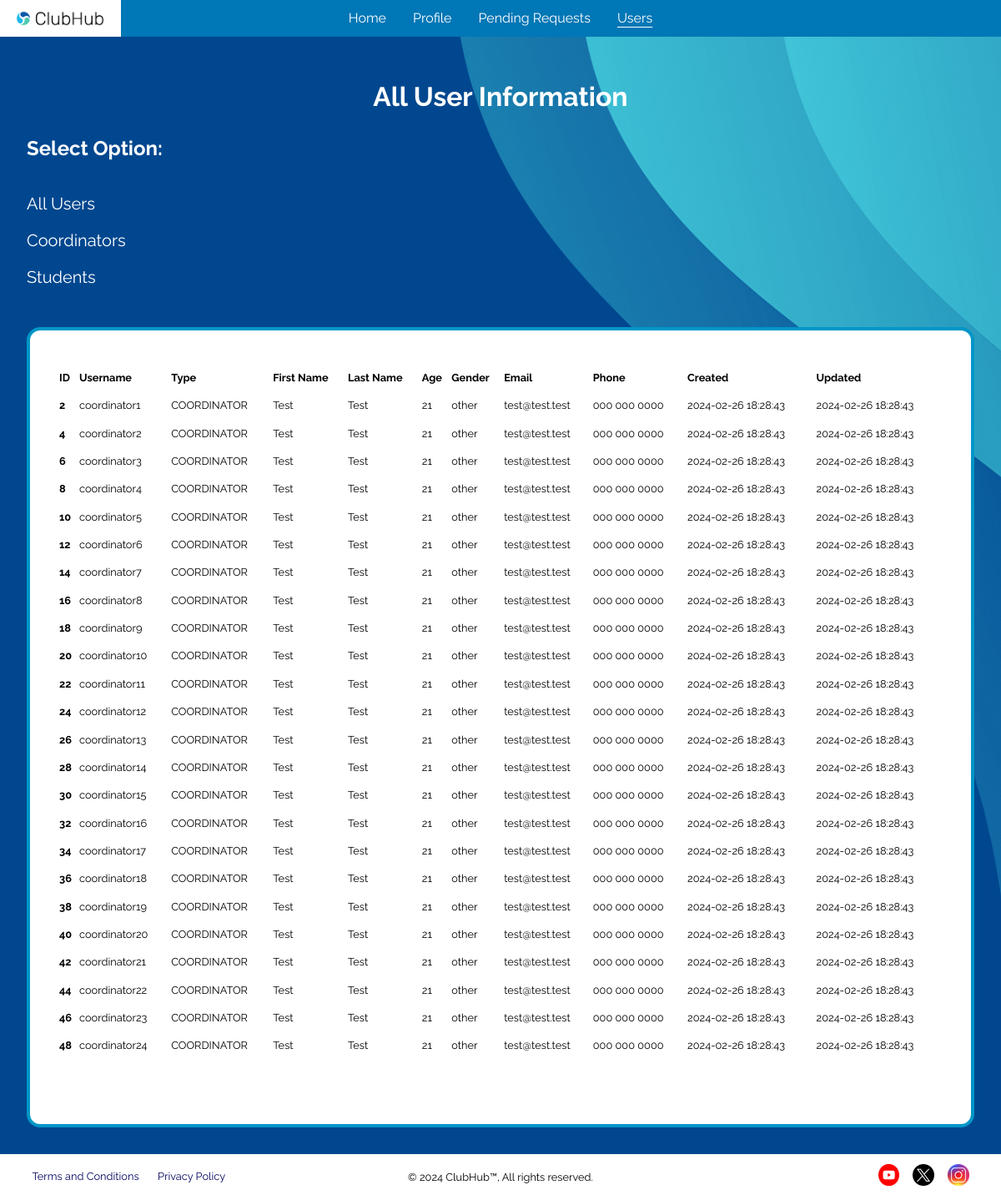
/admin/users/info?selected=coordinator (signed in), run on an earlier commit of the app's database.
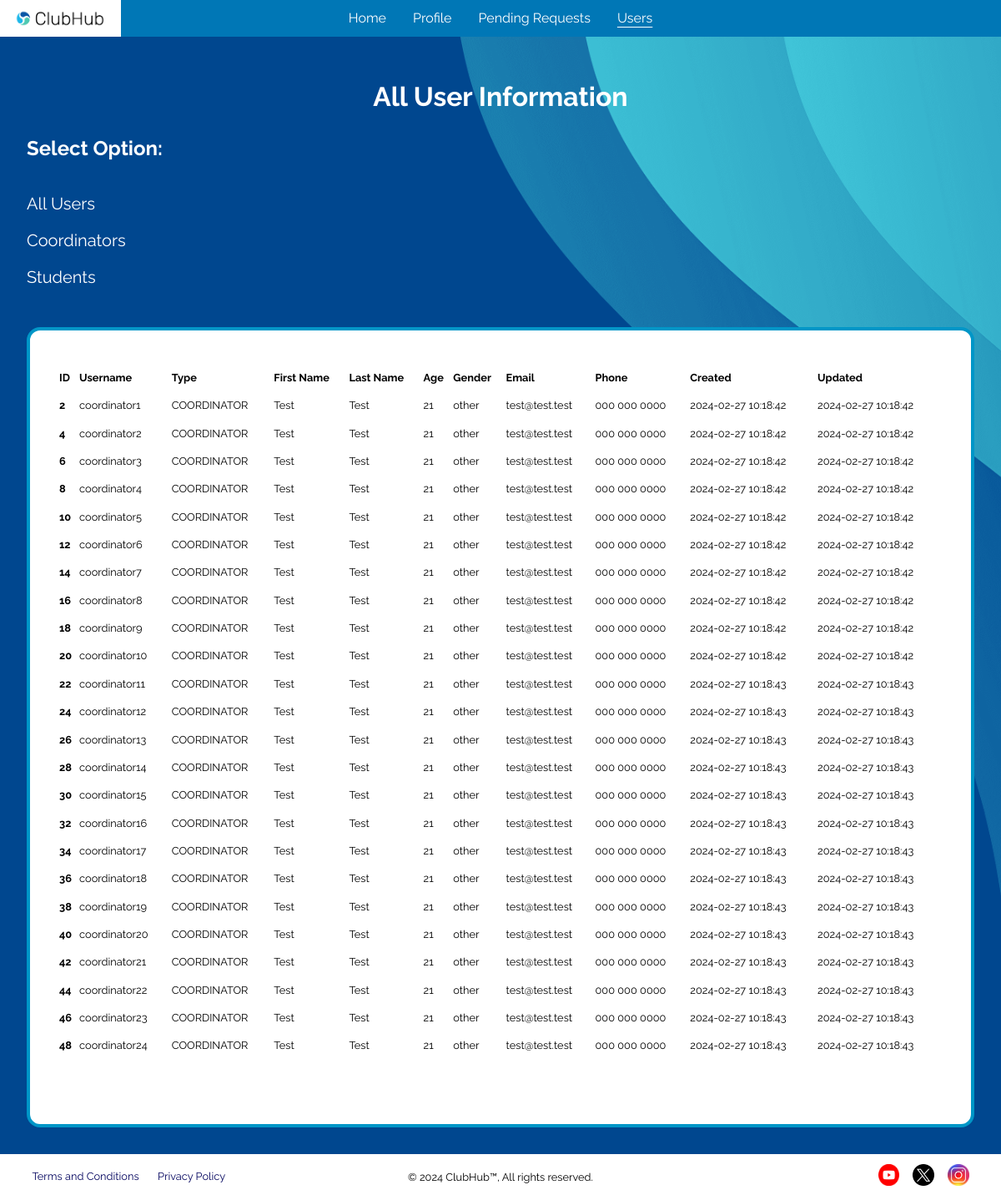
And on a later commit of the database.
### tables this page shows
CREATE TABLE login (
    user_id             INTEGER         NOT NULL,
    username            TEXT            NOT NULL,
    created             DATETIME        NOT NULL DEFAULT CURRENT_TIMESTAMP,
    updated             DATETIME        NOT NULL DEFAULT CURRENT_TIMESTAMP,
    -----------------------------------------------------------------------
    PRIMARY KEY (username),
    FOREIGN KEY (user_id) REFERENCES users(user_id)
);

CREATE TABLE users (
    user_id             INTEGER         NOT NULL,
    first_name          TEXT,
    last_name           TEXT,
    age                 INTEGER,
    email               TEXT,
    phone               TEXT,
    gender              TEXT,
    password            TEXT            NOT NULL,
    user_type           TEXT            NOT NULL CHECK (user_type IN ('STUDENT', 'COORDINATOR', 'ADMINISTRATOR')),
    approved            TEXT            NOT NULL CHECK (approved IN ('PENDING', 'APPROVED', 'REJECTED')) DEFAULT 'PENDING',
    created             DATETIME        NOT NULL DEFAULT CURRENT_TIMESTAMP,
    updated             DATETIME        NOT NULL DEFAULT CURRENT_TIMESTAMP,
    -----------------------------------------------------------------------
    PRIMARY KEY (user_id)
);

### application/blueprints/admin.py (the view)
@admin.route("/users/info")
def users_information() -> str:
    invalid = validate_admin_perms(endpoint="/admin/users/info")
    if invalid:
        return invalid
    selected: str | None = request.args.get("selected", None)
    user_rows: list[Row] | None
    if selected is not None:
        selected = selected.upper()
    if selected in ("COORDINATOR", "STUDENT"):
        user_rows = users_info(user_type=selected, admin_permission=True)
    else:
        user_rows = users_info(admin_permission=True)
    return render_template(
        'html/admin/users-info.html',
        user_rows=user_rows
    )

### application/__init__.py (called while the page is built)
@app.teardown_appcontext
def close_connection(_exception) -> None:
    db: Connection = getattr(g, "_database", None)
    if db is not None:
        db.close()

### application/util/authentication/page_access.py (called while the page is built)
def validate_access_perms(user_type: str, endpoint: str) -> str | None:
    if "user" not in session:
        error(errtype=Error.RESTRICTED_PAGE_LOGGED_OUT, endpoint=endpoint)
        return render_template("html/misc/home.html")
    current_user_type: str = session["user-type"]
    if current_user_type != user_type:
        errtype: Error = Error[f"RESTRICTED_PAGE_{user_type}"]
        error(errtype=errtype, endpoint=endpoint, user_type=current_user_type)
        return render_template("html/misc/home.html")
    return None

### application/util/db_functions/__init__.py (called while the page is built)
def get_db() -> Connection:
    db: Connection | None = getattr(g, "_database", None)
    if db is None:
        db: Connection = connect(DB_PATH)
        db.row_factory = Row
        g._database = db
    return db

### application/templates/html/admin/users-info.html
{% extends "html/base/base.html" %}
{% block links %}
    <link rel="stylesheet" href="../../../static/css/admin-users-info.css">
{% endblock %}
{% block header %}
    <header>
        <h1>All User Information</h1>
    </header>
{% endblock %}
{% block content %}
    <div class="user-info-main">
        <h2>Select Option:</h2>
        <div class="top">
            <a href="/admin/users/info?selected=student">Students</a>
            <a href="/admin/users/info?selected=coordinator">Coordinators</a>
            <a href="/admin/users/info?selected=all">All Users</a>
        </div>
        <div class="table-container">
            <table>
                <thead class="thead-light">
                    <tr>
                        <th scope="col">ID</th>
                        <th scope="col">Username</th>
                        <th scope="col">Type</th>
                        <th scope="col">First Name</th>
                        <th scope="col">Last Name</th>
                        <th scope="col">Age</th>
                        <th scope="col">Gender</th>
                        <th scope="col">Email</th>
                        <th scope="col">Phone</th>
                        <th scope="col">Created</th>
                        <th scope="col">Updated</th>
                    </tr>
                </thead>
                <tbody>
                    {% if user_rows %}
                        {% for user in user_rows %}
                            <tr>
                                <th scope="row">{{ user["user_id"] }}</th>
                                <td>{{ user["username"] }}</td>
                                <td>{{ user["user_type"] }}</td>
                                <td>{{ user["first_name"] }}</td>
                                <td>{{ user["last_name"] }}</td>
                                <td>{{ user["age"] }}</td>
                                <td>{{ user["gender"] }}</td>
                                <td>{{ user["email"] }}</td>
                                <td>{{ user["phone"] }}</td>
                                <td>{{ user["created"] }}</td>
                                <td>{{ user["updated"] }}</td>
                            </tr>
                        {% endfor %}
                    {% endif %}
                </tbody>
            </table>
        </div>
    </div>
{% endblock %}

What changed in the data, as far as the page shows it:
changed login "coordinator1": created "2024-02-26 18:28:43" → "2024-02-27 10:18:42"; updated "2024-02-26 18:28:43" → "2024-02-27 10:18:42"
changed login "coordinator2": created "2024-02-26 18:28:43" → "2024-02-27 10:18:42"; updated "2024-02-26 18:28:43" → "2024-02-27 10:18:42"
changed login "coordinator3": created "2024-02-26 18:28:43" → "2024-02-27 10:18:42"; updated "2024-02-26 18:28:43" → "2024-02-27 10:18:42"
changed login "coordinator4": created "2024-02-26 18:28:43" → "2024-02-27 10:18:42"; updated "2024-02-26 18:28:43" → "2024-02-27 10:18:42"
changed login "coordinator5": created "2024-02-26 18:28:43" → "2024-02-27 10:18:42"; updated "2024-02-26 18:28:43" → "2024-02-27 10:18:42"
changed login "coordinator6": created "2024-02-26 18:28:43" → "2024-02-27 10:18:42"; updated "2024-02-26 18:28:43" → "2024-02-27 10:18:42"
changed login "coordinator7": created "2024-02-26 18:28:43" → "2024-02-27 10:18:42"; updated "2024-02-26 18:28:43" → "2024-02-27 10:18:42"
changed login "coordinator8": created "2024-02-26 18:28:43" → "2024-02-27 10:18:42"; updated "2024-02-26 18:28:43" → "2024-02-27 10:18:42"
changed login "coordinator9": created "2024-02-26 18:28:43" → "2024-02-27 10:18:42"; updated "2024-02-26 18:28:43" → "2024-02-27 10:18:42"
changed login "coordinator10": created "2024-02-26 18:28:43" → "2024-02-27 10:18:42"; updated "2024-02-26 18:28:43" → "2024-02-27 10:18:42"
changed login "coordinator11": created "2024-02-26 18:28:43" → "2024-02-27 10:18:43"; updated "2024-02-26 18:28:43" → "2024-02-27 10:18:43"
changed login "coordinator12": created "2024-02-26 18:28:43" → "2024-02-27 10:18:43"; updated "2024-02-26 18:28:43" → "2024-02-27 10:18:43"
changed login "coordinator13": created "2024-02-26 18:28:43" → "2024-02-27 10:18:43"; updated "2024-02-26 18:28:43" → "2024-02-27 10:18:43"
changed login "coordinator14": created "2024-02-26 18:28:43" → "2024-02-27 10:18:43"; updated "2024-02-26 18:28:43" → "2024-02-27 10:18:43"
changed login "coordinator15": created "2024-02-26 18:28:43" → "2024-02-27 10:18:43"; updated "2024-02-26 18:28:43" → "2024-02-27 10:18:43"
changed login "coordinator16": created "2024-02-26 18:28:43" → "2024-02-27 10:18:43"; updated "2024-02-26 18:28:43" → "2024-02-27 10:18:43"
changed login "coordinator17": created "2024-02-26 18:28:43" → "2024-02-27 10:18:43"; updated "2024-02-26 18:28:43" → "2024-02-27 10:18:43"
changed login "coordinator18": created "2024-02-26 18:28:43" → "2024-02-27 10:18:43"; updated "2024-02-26 18:28:43" → "2024-02-27 10:18:43"
changed login "coordinator19": created "2024-02-26 18:28:43" → "2024-02-27 10:18:43"; updated "2024-02-26 18:28:43" → "2024-02-27 10:18:43"
changed login "coordinator20": created "2024-02-26 18:28:43" → "2024-02-27 10:18:43"; updated "2024-02-26 18:28:43" → "2024-02-27 10:18:43"
changed login "coordinator21": created "2024-02-26 18:28:43" → "2024-02-27 10:18:43"; updated "2024-02-26 18:28:43" → "2024-02-27 10:18:43"
changed login "coordinator22": created "2024-02-26 18:28:43" → "2024-02-27 10:18:43"; updated "2024-02-26 18:28:43" → "2024-02-27 10:18:43"
changed login "coordinator23": created "2024-02-26 18:28:43" → "2024-02-27 10:18:43"; updated "2024-02-26 18:28:43" → "2024-02-27 10:18:43"
changed login "coordinator24": created "2024-02-26 18:28:43" → "2024-02-27 10:18:43"; updated "2024-02-26 18:28:43" → "2024-02-27 10:18:43"
